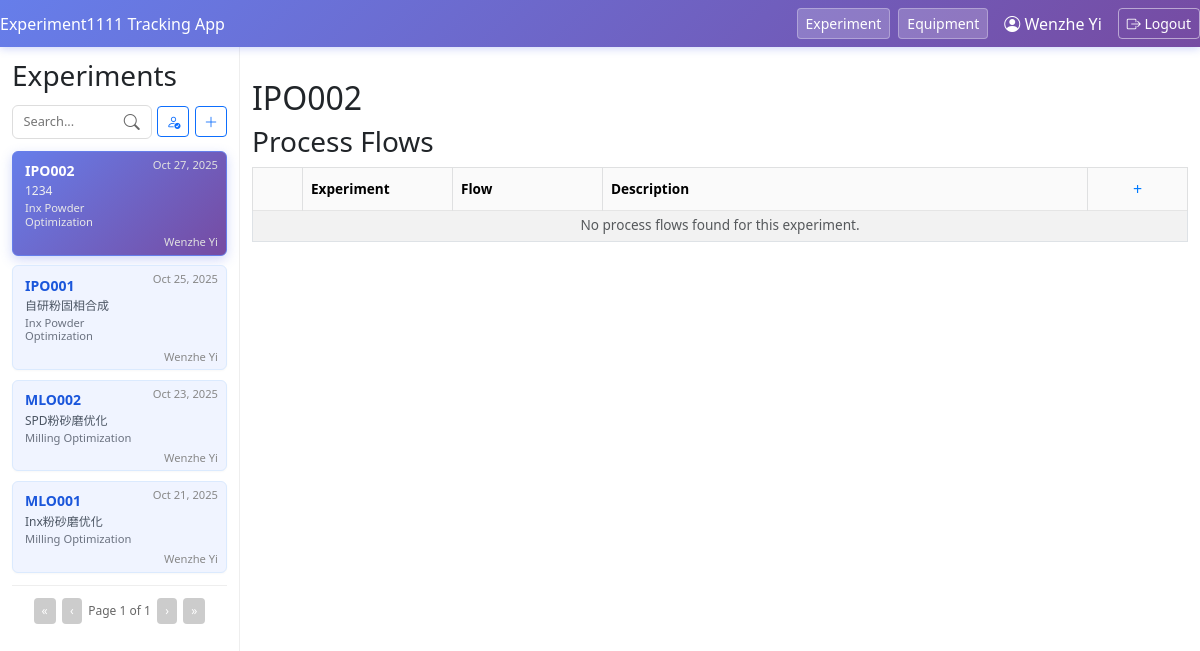
The app's page /experiment/39/?page=1 (signed in) with its own data.
### experiment_flow/models.py (models this page shows, shortened)
class Exp(models.Model):
    exp_name = models.CharField(max_length = 30)
    exp_description = models.TextField(blank = True, null = True)
    created_on = models.DateTimeField(auto_now_add=True)
    project = models.ForeignKey(Project, on_delete = models.CASCADE, related_name = 'experiment', null = True)
    owner = models.ForeignKey(User, on_delete=models.CASCADE, related_name='experiments')

class Project(models.Model):
    project_name = models.CharField(max_length = 50)
    project_code = models.CharField(max_length = 3, null = True, blank = True)
    group = models.ForeignKey(ResearchGroup, on_delete = models.CASCADE, related_name = 'project', null = True)
    created_on = models.DateTimeField(auto_now_add=True)

### experiment_flow/views.py (the view)
# urls.py: path('experiment/<int:exp_id>/', views.experiment_detail, name='experiment_detail'),
@login_required
def experiment_detail(request, exp_id):
    experiment = Exp.objects.get(id=exp_id)
    flows = ExpFlow.objects.filter(exp=experiment).order_by('created_on')
    available_flow_codes = get_available_flow_codes(experiment)
    search_query = request.GET.get('search', '')
    my_experiments = request.GET.get('my_experiments', '')
    latest_exp = Exp.objects.order_by('-created_on')
    if my_experiments == '1':
        latest_exp = latest_exp.filter(owner=request.user)
    if search_query:
        latest_exp = latest_exp.filter(
            Q(exp_name__icontains=search_query) |
            Q(exp_description__icontains=search_query) |
            Q(project__project_name__icontains=search_query)
        )
    page_number = request.GET.get('page', 1)
    paginator = Paginator(latest_exp, 10)  # 10 experiments per page
    page_obj = paginator.get_page(page_number)
    return render(request, 'experiment_flow/experiment_detail.html', {
        'experiment': experiment,
        'flows': flows,
        'available_flow_codes': available_flow_codes,
        'experiments': page_obj,
        'page_obj': page_obj,
        'search_query': search_query
    })

### experiment_flow/templates/experiment_flow/experiment_detail.html (shortened to what this page needs)
{% extends "experiment_flow/base.html" %}
{% block content %}
<div class="main-section">
    <h2>{{ experiment.exp_name }}</h2>
    <h3>Process Flows</h3>
    <table class="table table-striped table-bordered align-middle">
        <thead class="table-light">
            <tr>
                <th style="width:50px;"></th>
                <th style="width:150px;">Experiment</th>
                <th style="width:150px;">Flow</th>
                <th style="width:auto;">Description</th>
                <th style="width:100px; text-align:center;">
                    <div class="add-flow-dropdown">
                        <button class="add-flow-btn" id="addFlowBtn" title="Add Flow">+</button>
                    </div>
                </th>
            </tr>
        </thead>
        <tbody>
            {% for flow in flows %}
            <tr>
                <td class="text-center">
                    <button type="button" class="btn-no-style expand-btn" data-flow-id="{{ flow.id }}">
                        <i class="bi bi-chevron-right"></i>
                    </button>
                </td>
                <td>{{ experiment.exp_name }}</td>
                <td>{{ flow.full_flow }}</td>
                <td>
                    <span class="flow-desc" data-flow-id="{{ flow.id }}">{{ flow.flow_description|default:"Click to add description" }}</span>
                </td>
                <td class="text-center d-flex justify-content-center gap-1">
                    <button type="button" class="btn-no-style add-step-btn"
                            data-exp-id="{{ experiment.id }}"
                            data-flow-id="{{ flow.id }}"
                            title="Add Step">+</button>
                    <a href="{% url 'delete_flow' experiment.id flow.id %}" class="btn-no-style" title="Delete Flow">-</a>
                </td>
            </tr>
            <tr id="steps-{{ flow.id }}" class="bg-light steps-row" style="display:none;">
                <td colspan="5" class="p-0">
                    <div class="d-flex justify-content-end align-items-center p-2 bg-white border-bottom">
                        <div class="d-flex gap-2">
                            <button class="btn btn-sm btn-primary copy-steps-btn" data-flow-id="{{ flow.id }}" style="display:none;">
                                <i class="bi bi-clipboard"></i> Copy Steps
                            </button>
                            <button class="btn btn-sm btn-danger delete-steps-btn" data-flow-id="{{ flow.id }}" style="display:none;">
                                <i class="bi bi-trash"></i> Delete Steps
                            </button>
                        </div>
                    </div>
                    <table class="table mb-0">
                        <thead class="table-secondary">
                            <tr>
                                <th style="width:40px;">
                                    <input type="checkbox" class="form-check-input select-all-steps" data-flow-id="{{ flow.id }}" title="Select all steps">
                                </th>
                                <th style="width:200px;">Step Name</th>
                                <th style="width:80px;">Step Num</th>
                                <th style="width:140px;">Status</th>
                                <th style="width:auto;">Description</th>
                                <th style="width:100px;">Actions</th>
                            </tr>
                        </thead>
                        <tbody>
                            {% for step in flow.step.all|dictsort:"step_num" %}
                            <tr>
                                <td><input type="checkbox" class="form-check-input step-checkbox" data-step-id="{{ step.id }}" data-flow-id="{{ flow.id }}"></td>
                                <td>{{ step.full_step }}</td>
                                <td>{{ step.step_num }}</td>
                                <td>
                                    <select class="form-select form-select-sm status-dropdown" data-step-id="{{ step.id }}" data-current-status="{{ step.status }}">
                                        <option value="Planned" {% if step.status == "Planned" %}selected{% endif %}>Planned</option>
                                        <option value="Completed" {% if step.status == "Completed" %}selected{% endif %}>Completed</option>
                                        <option value="Canceled" {% if step.status == "Canceled" %}selected{% endif %}>Canceled</option>
                                    </select>
                                </td>
                                <td>
                                    <span class="step-desc" data-step-id="{{ step.id }}">{{ step.step_description|default:"Click to add description" }}</span>
                                </td>
                                <td class="text-center d-flex justify-content-center gap-1">
                                    <button type="button" class="btn-no-style edit-step-btn"
                                            data-step-id="{{ step.id }}" data-flow-id="{{ flow.id }}" data-exp-id="{{ experiment.id }}">
                                        <i class="bi bi-pencil"></i>
                                    </button>
                                    <a href="{% url 'delete_step' experiment.id flow.id step.id %}" class="btn-no-style">
                                        <i class="bi bi-trash"></i>
                                    </a>
                                </td>
                            </tr>
                            {% empty %}
                            <tr>
                                <td colspan="5" class="text-muted">No steps yet</td>
                            </tr>
                            {% endfor %}
                        </tbody>
                    </table>
                </td>
            </tr>
            {% empty %}
            <tr>
                <td colspan="5" class="text-center text-muted">No process flows found for this experiment.</td>
            </tr>
            {% endfor %}
        </tbody>
    </table>
</div>
{% endblock %}

### experiment_flow/templates/experiment_flow/base.html (shortened to what this page needs)
<!DOCTYPE html>
<html lang="en">
<head>
    <link rel="stylesheet" href="https://cdn.jsdelivr.net/npm/bootstrap-icons@1.11.1/font/bootstrap-icons.css">
    <link href="https://cdn.jsdelivr.net/npm/bootstrap@5.3.0/dist/css/bootstrap.min.css" rel="stylesheet">
    <link href="https://cdn.jsdelivr.net/npm/select2@4.1.0-rc.0/dist/css/select2.min.css" rel="stylesheet" />
    <link href="https://cdn.jsdelivr.net/npm/select2-bootstrap-5-theme@1.3.0/dist/select2-bootstrap-5-theme.min.css" rel="stylesheet" />
</head>
<body>
    <div class="navbar">
        <div>Experiment1111 Tracking App</div>
        <div class="ms-auto d-flex gap-2 align-items-center">
            <button onclick="location.href='{% url 'index' %}'" class="btn btn-primary btn-sm">Experiment</button>
            <button onclick="location.href='{% url 'equipment_list' %}'" class="btn btn-primary btn-sm">Equipment</button>
            {% if user.is_authenticated %}
                <span class="text-white mx-2">
                    <i class="bi bi-person-circle"></i>
                    {% if user.first_name and user.last_name %}
                        {{ user.first_name }} {{ user.last_name }}
                    {% else %}
                        {{ user.username }}
                    {% endif %}
                </span>
                <button onclick="location.href='{% url 'logout' %}'" class="btn btn-outline-light btn-sm">
                    <i class="bi bi-box-arrow-right"></i> Logout
                </button>
            {% endif %}
        </div>
    </div>
    <div class="main-layout">
        <div class="sidebar">
            <div class="sidebar-header">
                <h3 style="margin:0;">Experiments</h3>
            </div>
            <div class="search-container">
                <div class="search-wrapper">
                    <form method="get" action="" id="searchForm">
                        <input
                            type="text"
                            name="search"
                            class="search-input"
                            placeholder="Search..."
                            value="{{ search_query|default:'' }}"
                            id="searchInput">
                    </form>
                </div>
                <button onclick="toggleMyExperiments()"
                        class="btn btn-sm {% if request.GET.my_experiments == '1' %}btn-primary{% else %}btn-outline-primary{% endif %}"
                        id="myExpBtn"
                        title="Show only my experiments"
                        style="flex-shrink: 0;">
                    <i class="bi bi-person-check"></i>
                </button>
                <button onclick="location.href='{% url 'add_experiment' %}'"
                        class="btn btn-outline-primary btn-sm"
                        title="Add Experiment"
                        style="flex-shrink: 0;">
                    <i class="bi bi-plus-lg"></i>
                </button>
            </div>
            {% if experiments %}
            {% for exp in experiments %}
                <a href="{% url 'experiment_detail' exp.id %}?page={{ page_obj.number|default:1 }}"
                   class="experiment-card{% if experiment.id == exp.id %} active{% endif %}"
                   style="text-decoration:none; color:inherit; display:block;">
                    <span class="experiment-heading">{{ exp.exp_name }}</span>
                    <div class="experiment-date">
                        {{ exp.created_on|date:"M d, Y" }}
                    </div>
                    {% if exp.exp_description %}
                    <span class="experiment-description">{{ exp.exp_description }}</span>
                    {% endif %}
                    <span class="project-name">{{ exp.project.project_name }}</span>
                    <span class="experiment-owner">
                        {% if exp.owner.first_name and exp.owner.last_name %}
                            {{ exp.owner.first_name }} {{ exp.owner.last_name }}
                        {% else %}
                            {{ exp.owner.username }}
                        {% endif %}
                    </span>
                </a>
            {% empty %}
                <p>No experiments found.</p>
            {% endfor %}
            {% if page_obj %}
            <div class="pagination-controls">
                {% if page_obj.has_previous %}
                    <button onclick="navigateToPage(1)" title="First page">«</button>
                    <button onclick="navigateToPage({{ page_obj.previous_page_number }})" title="Previous page">‹</button>
                {% else %}
                    <button disabled>«</button>
                    <button disabled>‹</button>
                {% endif %}
                <span>Page {{ page_obj.number }} of {{ page_obj.paginator.num_pages }}</span>
                {% if page_obj.has_next %}
                    <button onclick="navigateToPage({{ page_obj.next_page_number }})" title="Next page">›</button>
                    <button onclick="navigateToPage({{ page_obj.paginator.num_pages }})" title="Last page">»</button>
                {% else %}
                    <button disabled>›</button>
                    <button disabled>»</button>
                {% endif %}
            </div>
            {% endif %}
            {% endif %}
        </div>
        <div class="container">
            {% block content %}{% endblock %}
        </div>
    </div>
</body>
</html>

### records on screen
Exp: exp_name "IPO002", created_on "Oct 27, 2025", exp_description "1234", project.project_name "Inx Powder Optimization", owner.first_name "Wenzhe", owner.last_name "Yi"
Exp: exp_name "IPO001", created_on "Oct 25, 2025", exp_description "自研粉固相合成", project.project_name "Inx Powder Optimization", owner.first_name "Wenzhe", owner.last_name "Yi"
Exp: exp_name "MLO002", created_on "Oct 23, 2025", exp_description "SPD粉砂磨优化", project.project_name "Milling Optimization", owner.first_name "Wenzhe", owner.last_name "Yi"
Exp: exp_name "MLO001", created_on "Oct 21, 2025", exp_description "Inx粉砂磨优化", project.project_name "Milling Optimization", owner.first_name "Wenzhe", owner.last_name "Yi"

### other values on screen
{{ user.first_name }} "Wenzhe"
{{ user.last_name }} "Yi"
{{ page_obj.number }} "1"
{{ page_obj.paginator.num_pages }} "1"
